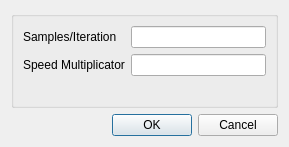
<?xml version="1.0" encoding="UTF-8"?>
<ui version="4.0">
 <class>Dialog</class>
 <widget class="QDialog" name="Dialog">
  <property name="geometry">
   <rect>
    <x>0</x>
    <y>0</y>
    <width>289</width>
    <height>147</height>
   </rect>
  </property>
  <property name="sizePolicy">
   <sizepolicy hsizetype="Fixed" vsizetype="Fixed">
    <horstretch>0</horstretch>
    <verstretch>0</verstretch>
   </sizepolicy>
  </property>
  <property name="windowTitle">
   <string>Options</string>
  </property>
  <property name="modal">
   <bool>true</bool>
  </property>
  <layout class="QVBoxLayout" name="verticalLayout">
   <item>
    <widget class="QGroupBox" name="groupBox">
     <property name="sizePolicy">
      <sizepolicy hsizetype="Preferred" vsizetype="Preferred">
       <horstretch>0</horstretch>
       <verstretch>0</verstretch>
      </sizepolicy>
     </property>
     <property name="title">
      <string/>
     </property>
     <layout class="QFormLayout" name="formLayout">
      <item row="0" column="0">
       <widget class="QLabel" name="label">
        <property name="text">
         <string>Samples/Iteration</string>
        </property>
       </widget>
      </item>
      <item row="1" column="0">
       <widget class="QLabel" name="label_2">
        <property name="text">
         <string>Speed Multiplicator</string>
        </property>
       </widget>
      </item>
      <item row="0" column="1">
       <widget class="QLineEdit" name="siInput">
        <property name="whatsThis">
         <string>The number of new samples added to the window in each iteration.</string>
        </property>
       </widget>
      </item>
      <item row="1" column="1">
       <widget class="QLineEdit" name="speedMulInput">
        <property name="statusTip">
         <string>If 0 the simulation will run at the fastest posible speed.</string>
        </property>
        <property name="whatsThis">
         <string>The speed of the simulation with respect to the time.</string>
        </property>
       </widget>
      </item>
     </layout>
    </widget>
   </item>
   <item>
    <widget class="QDialogButtonBox" name="buttonBox">
     <property name="orientation">
      <enum>Qt::Horizontal</enum>
     </property>
     <property name="standardButtons">
      <set>QDialogButtonBox::Cancel|QDialogButtonBox::Ok</set>
     </property>
    </widget>
   </item>
  </layout>
 </widget>
 <resources/>
 <connections>
  <connection>
   <sender>buttonBox</sender>
   <signal>accepted()</signal>
   <receiver>Dialog</receiver>
   <slot>accept()</slot>
   <hints>
    <hint type="sourcelabel">
     <x>248</x>
     <y>254</y>
    </hint>
    <hint type="destinationlabel">
     <x>157</x>
     <y>274</y>
    </hint>
   </hints>
  </connection>
  <connection>
   <sender>buttonBox</sender>
   <signal>rejected()</signal>
   <receiver>Dialog</receiver>
   <slot>reject()</slot>
   <hints>
    <hint type="sourcelabel">
     <x>316</x>
     <y>260</y>
    </hint>
    <hint type="destinationlabel">
     <x>286</x>
     <y>274</y>
    </hint>
   </hints>
  </connection>
 </connections>
</ui>
